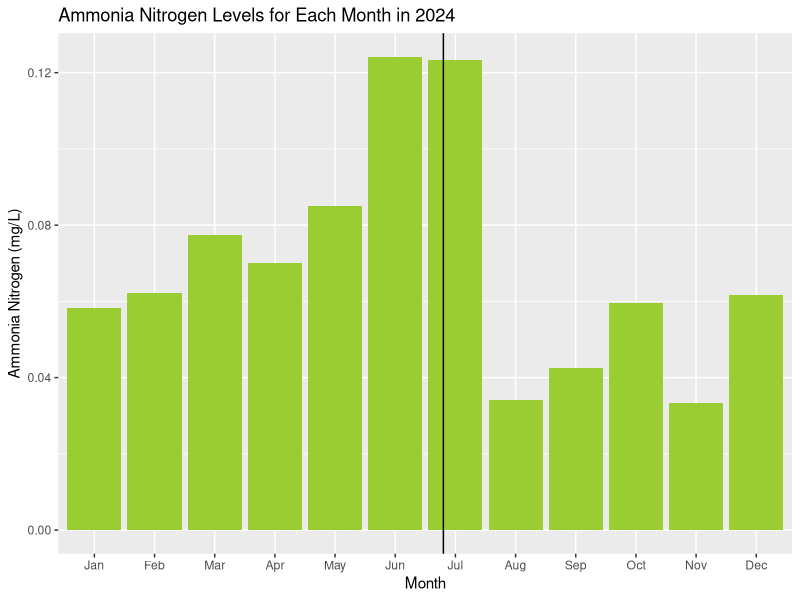

Write R code to recreate this figure. (Note: this script raises an error after producing the figure.)
## ---- chunk 1
knitr::opts_chunk$set(echo = TRUE)
library(tidyverse)
library(lubridate)
library(here)

getwd()
here()

Data_Clean <- read.csv(file = here("Initial Figures/SlaySMilesFlynnESuEData_Cleaned.csv"),
                      stringsAsFactors = TRUE)
## ---- chunk 2
Data_Clean$Date <- ymd(Data_Clean$Date)

Mth_Data <- Data_Clean %>%
  mutate(
    month = factor(
      month(Date),
      levels = 1:12,
      labels = month.abb,
      ordered = TRUE),
      Year = year(Date))

Mth_Data <- Mth_Data %>%
  mutate(
    Status = case_when(
      month %in% c("Jan", "Feb", "Mar", "Apr", "May", "Jun") ~ "Before",
      month %in% c("Jul", "Aug", "Sep", "Oct", "Nov", "Dec") ~ "After"))

Without_Storm <- Mth_Data %>%
  mutate(
    Status = case_when(
      Date <= as.Date("2024-07-03") ~ "Before",
      Date >= as.Date("2024-07-09") ~ "After"))

Before_Storm <- Mth_Data %>%
  filter(month %in% c("Jan", "Feb", "Mar", "Apr", "May", "Jun"))

After_Storm <- Mth_Data %>%
  filter(month %in% c("Jul", "Aug", "Sep", "Oct", "Nov", "Dec"))

max(Mth_Data$Ammonia.Nitrogen, na.rm = TRUE)
min(Mth_Data$Ammonia.Nitrogen, na.rm = TRUE)
## ---- chunk 3
NH3_fig1 <- ggplot(Mth_Data, aes(x = month, y = Ammonia.Nitrogen)) +
  stat_summary(fun = "mean", geom = "bar", fill = "yellowgreen") +
  labs(
    x = "Month",
    y = "Ammonia Nitrogen (mg/L)",
    title = "Ammonia Nitrogen Levels for Each Month in 2024"
  ) +
  geom_vline(xintercept = 6.8)
print(NH3_fig1)

TotalP_fig1 <- ggplot(Data_Clean1, aes(x = month, y = Total.Phosphorus)) +
  stat_summary(fun = "mean", geom = "bar", fill = "steelblue") +
  labs(
    x = "Month",
    y = "Total Phosphorus (mg/L)",
    title = "Total Phosphorus Levels for Each Month in 2024"
  ) +
  geom_vline(xintercept = 6.8)
print(TotalP_fig1)
